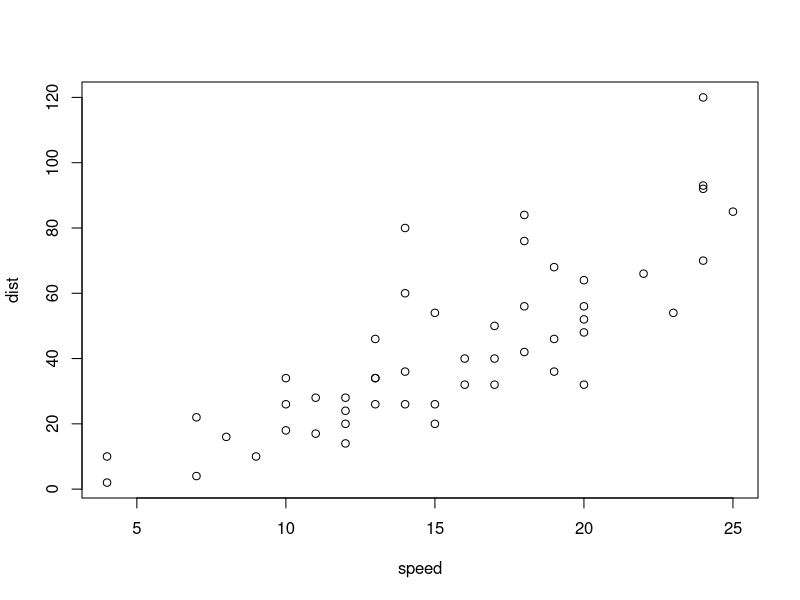
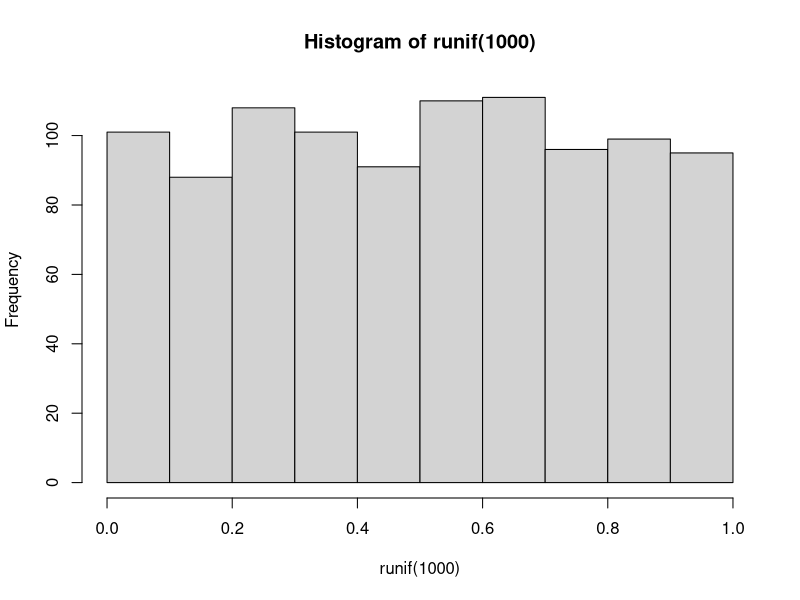
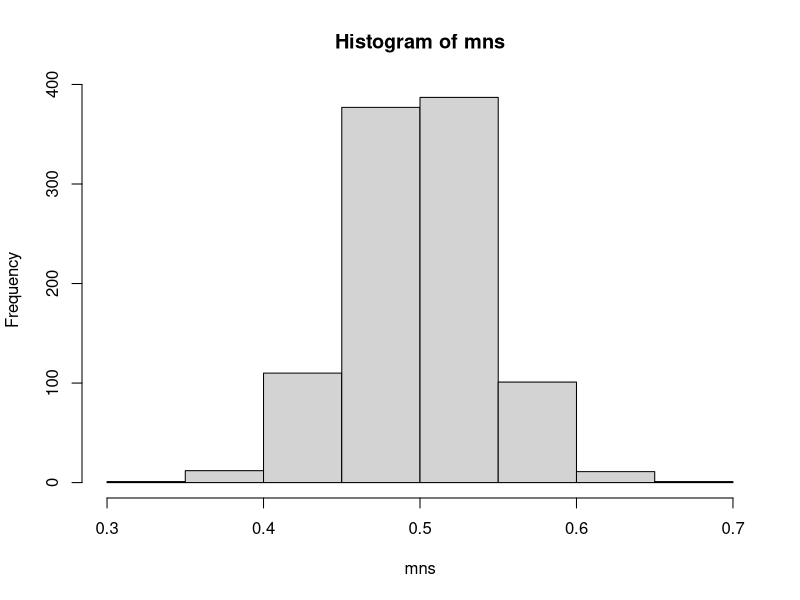

These figures' R source, in order:
## ---- chunk 1
summary(cars)
## ---- chunk 2
plot(cars)
## ---- chunk 3
exp_dist <- rexp(40, 0.2)
## ---- chunk 4
hist(runif(1000))
mns = NULL
for (i in 1 : 1000) mns = c(mns, mean(runif(40)))
hist(mns)
